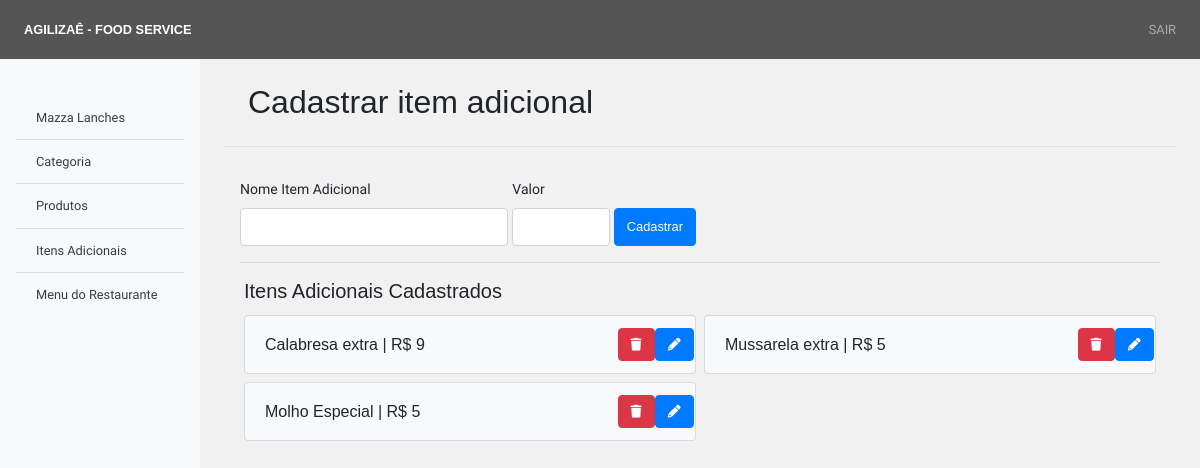
/adm/cad-itemadicional.php (signed in), run on the app's committed database.
### tables this page shows
CREATE TABLE `restaurante` (
  `cd_restaurante` int NOT NULL AUTO_INCREMENT,
  `cd_gestor` int DEFAULT NULL,
  `nm_restaurante` varchar(80) DEFAULT NULL,
  `nm_fantasia` varchar(80) DEFAULT NULL,
  `cd_cnpj` varchar(30) DEFAULT NULL,
  `ds_rua` varchar(80) DEFAULT NULL,
  `ds_num` varchar(15) DEFAULT NULL,
  `ds_bairro` varchar(30) DEFAULT NULL,
  `cd_cep` varchar(15) DEFAULT NULL,
  `nm_cidade` varchar(50) DEFAULT NULL,
  `nm_estado` varchar(4) DEFAULT NULL,
  PRIMARY KEY (`cd_restaurante`)
);

CREATE TABLE `complemento_produto` (
  `cd_itemad` int NOT NULL AUTO_INCREMENT,
  `cd_restaurante` int DEFAULT NULL,
  `nm_itemad` varchar(20) DEFAULT NULL,
  `vl_itemad` float DEFAULT NULL,
  PRIMARY KEY (`cd_itemad`)
);

### adm/cad-itemadicional.php (the view, shortened to what this page needs)
<?php include('inc/header.php');?>
    <?php include('inc/navbar.php');
    ?>
    <div class="container-fluid">
        <div class="row">
            <nav id="sidebarMenu" class="col-md-3 col-lg-2 d-md-block bg-light sidebar collapse">
                <?php include('inc/navegacao-lateral.php')?>
            </nav>
            <main role="main" class="col-md-9 ml-sm-auto col-lg-10 px-md-4">
                <div class="d-flex justify-content-between flex-wrap flex-md-nowrap align-items-center px-4 py-4 mb-3 border-bottom">
                    <h3 class="h2 mb-0"><?php echo isset($itemAdicional)?"Editar":"Cadastrar"?> item adicional</h3>
                </div>
                <div class="p-3" style="height:100vh">
                    <div class="row no-gutters">
                        <div class="col-12">
                            <div class="row no-gutters">
                                <div class="col-6">
                                    <form id="cadItemAd" method="POST">
                                        <div class="row no-gutters justify-content-end">
                                            <div class="col-7">
                                                <div class="form-group mb-0">
                                                    <label>Nome Item Adicional</label>
                                                    <input type="text" class="form-control" data-name="Nome Item Adicional" name="nmitemad" value="<?php echo isset($itemAdicional)?$itemAdicional["nm_itemad"]:"" ?>">
                                                </div>
                                            </div>
                                            <div class="col-5">
                                                <div class="mx-1">
                                                    <label>Valor</label>
                                                    <div class="form-group d-flex mb-0">
                                                        <input type="text" class="form-control" data-name="Valor Item Adicional" name="vlitemad" value="<?php echo isset($itemAdicional)?$itemAdicional["vl_itemad"]:"" ?>">&nbsp;
                                                        <button type="submit" class="btn btn-<?php echo isset($itemAdicional)?"warning":"primary"?> w-50"><?php echo isset($itemAdicional)?"Atualizar":"Cadastrar"?> </button>
                                                    </div>
                                                </div>
                                            </div>
                                        </div>
                                    </form>
                                </div>
                            </div>
                            <hr>
                        </div>
                        <?php
                        $slectItemAd = "SELECT * FROM complemento_produto WHERE cd_restaurante = $cdRest";
                        $resultItemAd = $conexao->query($slectItemAd);
                        $linhasItemAd = $resultItemAd->num_rows;
                        if($linhasItemAd > 0) {?>
                        <div class="col-12">
                            <div class="mx-1">
                                <h5 class="mb-2">Itens Adicionais Cadastrados</h5>
                            </div>
                        </div>
                        <?php
                             while($rowItAd = $resultItemAd->fetch_assoc()) { ?>
                        <div class="col-6">
                            <div class="m-1">
                                <ul class="list-group">
                                    <li class="list-group-item bg-light d-flex align-items-center justify-content-between">
                                        <strong class="h6 mb-0"><?php echo$rowItAd["nm_itemad"]?> | R$ <?php echo$rowItAd["vl_itemad"]?></strong>
                                        <div class="btn-area">
                                            <a href="cad-itemadicional?id=<?php echo$rowItAd["cd_itemad"]?>&action=delete" class="btn btn-danger" title="deletar"><i class="fa-solid fa-trash"></i></a>
                                            <a href="cad-itemadicional?id=<?php echo$rowItAd["cd_itemad"]?>" class="btn btn-primary" title="editar"><i class="fa-solid fa-pencil"></i></a>
                                        </div>
                                    </li>
                                </ul>
                            </div>
                        </div>
                        <?php };
                        }?>
                    </div>
                </div>
            </main>
        </div>
    </div>
<?php include('inc/footer.php')?>

### adm/inc/navegacao-lateral.php
<div class="sidebar-sticky pt-5">
    <div class="list-group list-group-flush px-3">
        <a href="./" class="list-group-item list-group-item-action list-group-item-secondary"><?php echo$rowLoja['nm_fantasia']?></a>
        <a href="cad-categoria" class="list-group-item list-group-item-action list-group-item-secondary">Categoria</a>
        <a href="cad-produto" class="list-group-item list-group-item-action list-group-item-secondary">Produtos</a>
        <a href="cad-itemadicional" class="list-group-item list-group-item-action list-group-item-secondary">Itens Adicionais</a>
        <a href="administracao-menu" class="list-group-item list-group-item-action list-group-item-secondary">Menu do Restaurante</a>
    </div>
</div>

### assets/css/main-adm.css (style rules this page uses)
* { margin: 0; padding: 0; font-family: 'Montserrat', sans-serif; }
body { background-color: #f1f1f1; font-size: .875rem; }
a { color: #000; }
h1, h2, h3, h4, h5, h6 { font-family: 'Montserrat', sans-serif; }
p, a, ul, li { font-family: 'Roboto', sans-serif; color: inherit; text-decoration: none; }
textarea, input, label { font-family: 'Roboto', sans-serif; resize: none; }
button, a { font-size: 0.8rem !important; }
.sidebar { position: fixed; top: 0; bottom: 0; left: 0; z-index: 100; padding: 48px 0 0; }
.sidebar-sticky { position: relative; top: 0; height: calc(100vh - 48px); padding-top: .5rem; overflow-x: hidden; overflow-y: auto; }
.list-group-item { background-color: transparent; }
.btn-area { width: 14%; display: flex; justify-content: space-between; }

### data on the page
restaurante: nm_fantasia "Mazza Lanches"
complemento_produto: nm_itemad "Calabresa extra", vl_itemad "9"
complemento_produto: nm_itemad "Mussarela extra", vl_itemad "5"
complemento_produto: nm_itemad "Molho Especial", vl_itemad "5"
